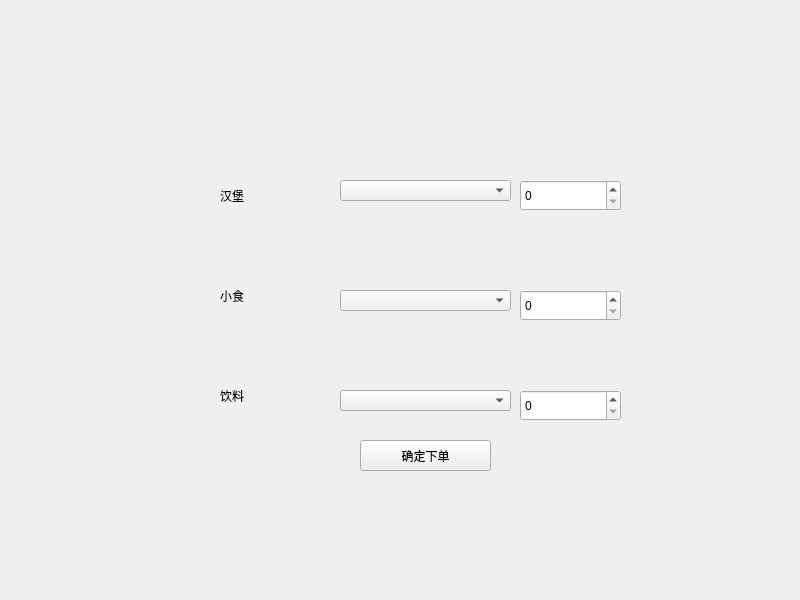
<?xml version="1.0" encoding="UTF-8"?>
<ui version="4.0">
 <class>Widget</class>
 <widget class="QWidget" name="Widget">
  <property name="geometry">
   <rect>
    <x>0</x>
    <y>0</y>
    <width>800</width>
    <height>600</height>
   </rect>
  </property>
  <property name="windowTitle">
   <string>Widget</string>
  </property>
  <widget class="QLabel" name="label">
   <property name="geometry">
    <rect>
     <x>220</x>
     <y>160</y>
     <width>111</width>
     <height>71</height>
    </rect>
   </property>
   <property name="frameShape">
    <enum>QFrame::NoFrame</enum>
   </property>
   <property name="text">
    <string>汉堡</string>
   </property>
  </widget>
  <widget class="QLabel" name="label_2">
   <property name="geometry">
    <rect>
     <x>220</x>
     <y>260</y>
     <width>111</width>
     <height>71</height>
    </rect>
   </property>
   <property name="frameShape">
    <enum>QFrame::NoFrame</enum>
   </property>
   <property name="text">
    <string>小食</string>
   </property>
  </widget>
  <widget class="QLabel" name="label_3">
   <property name="geometry">
    <rect>
     <x>220</x>
     <y>360</y>
     <width>111</width>
     <height>71</height>
    </rect>
   </property>
   <property name="frameShape">
    <enum>QFrame::NoFrame</enum>
   </property>
   <property name="text">
    <string>饮料</string>
   </property>
  </widget>
  <widget class="QComboBox" name="comboBox">
   <property name="geometry">
    <rect>
     <x>340</x>
     <y>180</y>
     <width>171</width>
     <height>21</height>
    </rect>
   </property>
  </widget>
  <widget class="QComboBox" name="comboBox_2">
   <property name="geometry">
    <rect>
     <x>340</x>
     <y>290</y>
     <width>171</width>
     <height>21</height>
    </rect>
   </property>
  </widget>
  <widget class="QComboBox" name="comboBox_3">
   <property name="geometry">
    <rect>
     <x>340</x>
     <y>390</y>
     <width>171</width>
     <height>21</height>
    </rect>
   </property>
  </widget>
  <widget class="QSpinBox" name="spinBox">
   <property name="geometry">
    <rect>
     <x>520</x>
     <y>180</y>
     <width>101</width>
     <height>31</height>
    </rect>
   </property>
  </widget>
  <widget class="QSpinBox" name="spinBox_2">
   <property name="geometry">
    <rect>
     <x>520</x>
     <y>290</y>
     <width>101</width>
     <height>31</height>
    </rect>
   </property>
  </widget>
  <widget class="QSpinBox" name="spinBox_3">
   <property name="geometry">
    <rect>
     <x>520</x>
     <y>390</y>
     <width>101</width>
     <height>31</height>
    </rect>
   </property>
  </widget>
  <widget class="QPushButton" name="pushButton">
   <property name="geometry">
    <rect>
     <x>360</x>
     <y>440</y>
     <width>131</width>
     <height>31</height>
    </rect>
   </property>
   <property name="text">
    <string>确定下单</string>
   </property>
  </widget>
 </widget>
 <resources/>
 <connections/>
</ui>
